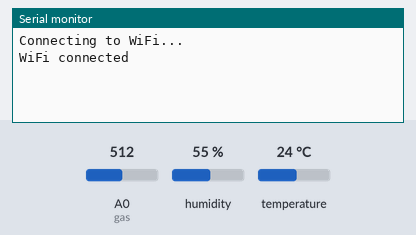
Simulated run of this sketch. Board: ESP8266 (NodeMCU). Parts: the last lines printed to the serial monitor. Inputs (shaded band) come from the test bench; at power-on: humidity 55 %, A0 (gas) = 512, temperature 24 °C. WiFi joins after 1.5 s; servers stay silent unless stated.

Above: at 3.0 s.
3.1 s: humidity set to 22 %
At 4.8 s:
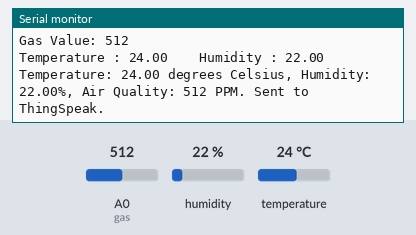
5.3 s: A0 (gas) set to 716
At 5.96 s:
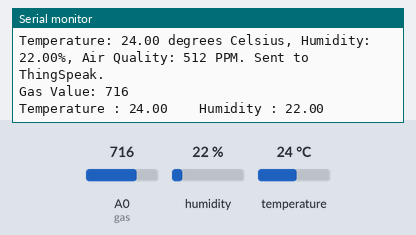
6.8 s: temperature set to 12 °C
At 8.2 s:
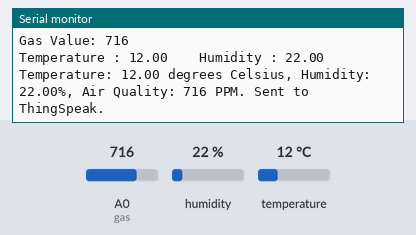
8.3 s: A0 (gas) set to 900
9.8 s: humidity set to 40 %
At 10.4 s:
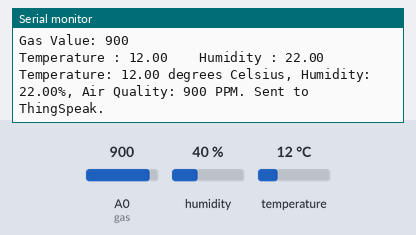
Timing chart, 0 to 12.3 s (numbered marks = the images above; inputs shaded):
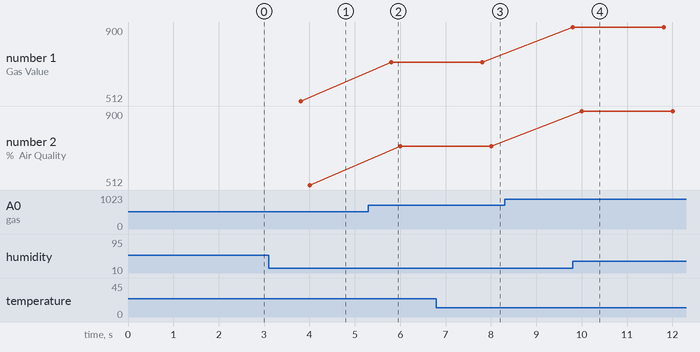

Measured:
- after the input at 3.1 s, the serial monitor: prints a new line after 0.71 s (image 1)
- after the input at 5.3 s, the serial monitor: prints a new line after 0.50 s (image 2)
- after the input at 6.8 s, the serial monitor: prints a new line after 1.0 s (image 3)
- plotted number 1: 512 → 716 after the input at 5.3 s
- plotted number 2: 512 → 716 after the input at 5.3 s

The sketch:

main.ino
```cpp
#define BLYNK_TEMPLATE_ID "TMPL6nU4VJl8s"
#define BLYNK_TEMPLATE_NAME "Air quality monitoring system"
#define BLYNK_AUTH_TOKEN "sIRcKdiGHTmzegN4XnM70PUkSMwIR81l"

#define BLYNK_PRINT Serial
#include <ESP8266WiFi.h>
#include <BlynkSimpleEsp8266.h>
#include <DHT.h>
#include <Wire.h>
#include "MQ135.h"
#include <ESP8266WiFi.h>

String apiKey = "4E3YURQIVHZRVDLN";  // Enter your Write API key from ThingSpeak
const char *ssid = "manjilatmg15_dhrn_2.4";   // replace with your WiFi SSID_dhrn_
const char *pass = "CLEB2D7443"; // replace with your WiFi password
const char *server = "api.thingspeak.com";
const int sensorPin = 0;
int air_quality;

char auth[] = BLYNK_AUTH_TOKEN;

BlynkTimer timer;

int gas = A0;
int sensorThreshold = 100;

#define DHTPIN 2     // Connect Out pin to D4 in NODE MCU
#define DHTTYPE DHT22
DHT dht(DHTPIN, DHTTYPE);

WiFiClient client;

void sendToThingSpeak(float temperature, float humidity, int airQuality)
{
  if (client.connect(server, 80)) // "184.106.153.149" or api.thingspeak.com
  {
    String postStr = apiKey;
    postStr += "&field1=";
    postStr += String(temperature);
    postStr += "&field2=";
    postStr += String(humidity);
    postStr += "&field3=";
    postStr += String(airQuality);
    postStr += "\r\n\r\n";

    client.print("POST /update HTTP/1.1\n");
    client.print("Host: api.thingspeak.com\n");
    client.print("Connection: close\n");
    client.print("X-THINGSPEAKAPIKEY: " + apiKey + "\n");
    client.print("Content-Type: application/x-www-form-urlencoded\n");
    client.print("Content-Length: ");
    client.print(postStr.length());
    client.print("\n\n");
    client.print(postStr);

    Serial.print("Temperature: ");
    Serial.print(temperature);
    Serial.print(" degrees Celsius, Humidity: ");
    Serial.print(humidity);
    Serial.print("%, Air Quality: ");
    Serial.print(airQuality);
    Serial.println(" PPM. Sent to ThingSpeak.");
  }
  client.stop();
}

void sendSensor()
{
  float h = dht.readHumidity();
  float t = dht.readTemperature();
  int analogSensor = analogRead(gas);

  Blynk.virtualWrite(V2, analogSensor);
  Blynk.virtualWrite(V0, t);
  Blynk.virtualWrite(V1, h);

  Serial.print("Gas Value: ");
  Serial.println(analogSensor);
  Serial.print("Temperature : ");
  Serial.print(t);
  Serial.print("    Humidity : ");
  Serial.println(h);

  // Send data to ThingSpeak
  sendToThingSpeak(t, h, analogSensor);

  // Predefined Advice based on Air Quality
  if (analogSensor > 120)
  {
    Blynk.logEvent("pollution_alert", "Bad Air");

  }
  else if (analogSensor > 80)
  {
    Blynk.logEvent("moderate_air_quality", "Moderate Air");

  }
  else
  {
    Blynk.logEvent("good_air_quality", "Good Air");
  }
}

void setup()
{
  Serial.begin(115200);

  Blynk.begin(auth, ssid, pass);
  dht.begin();
  timer.setInterval(2000L, sendSensor);

  Serial.println("Connecting to WiFi...");
  WiFi.begin(ssid, pass);
  while (WiFi.status() != WL_CONNECTED)
  {
    delay(500);
    Serial.print(".");
  }
  Serial.println("");
  Serial.println("WiFi connected");
}

void loop()
{
  Blynk.run();
  timer.run();
}
```
